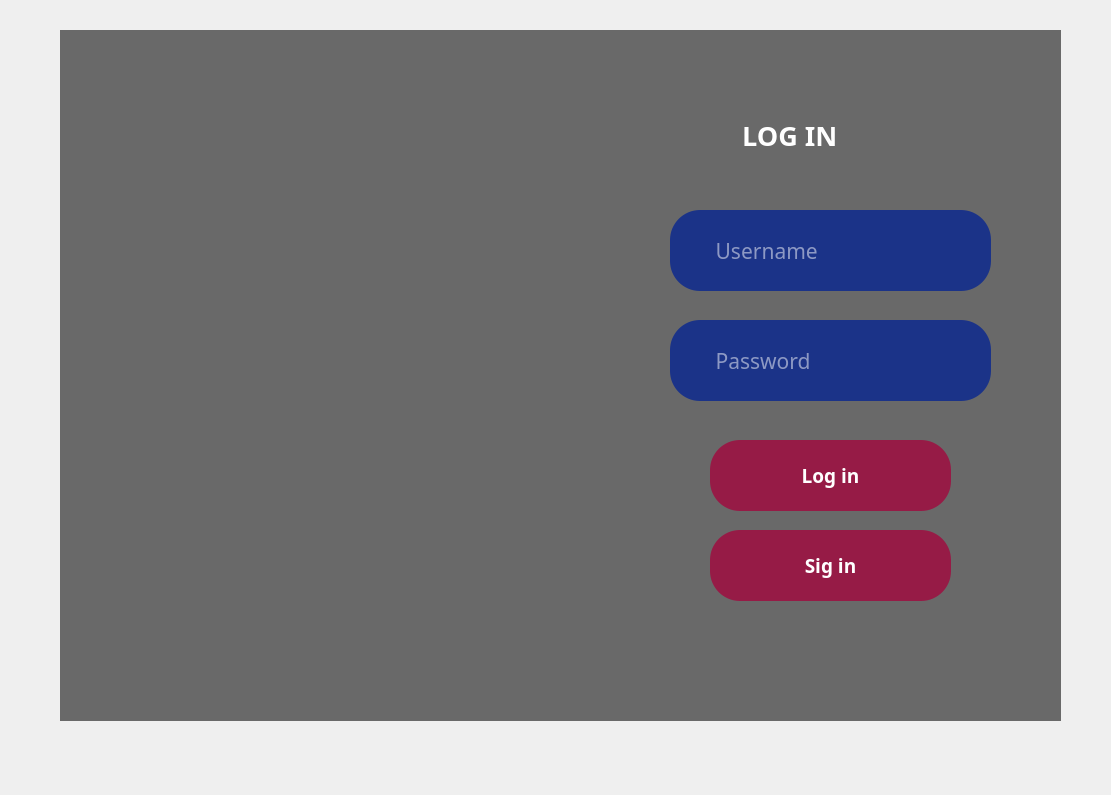
<?xml version="1.0" encoding="UTF-8"?>
<ui version="4.0">
 <class>anaekranform</class>
 <widget class="QWidget" name="anaekranform">
  <property name="geometry">
   <rect>
    <x>0</x>
    <y>0</y>
    <width>1111</width>
    <height>795</height>
   </rect>
  </property>
  <property name="windowTitle">
   <string>Form</string>
  </property>
  <property name="styleSheet">
   <string notr="true"/>
  </property>
  <widget class="QWidget" name="widget" native="true">
   <property name="enabled">
    <bool>true</bool>
   </property>
   <property name="geometry">
    <rect>
     <x>60</x>
     <y>30</y>
     <width>1001</width>
     <height>691</height>
    </rect>
   </property>
   <property name="styleSheet">
    <string notr="true">background-color: rgb(105,105,105);
</string>
   </property>
   <widget class="QLabel" name="picture">
    <property name="geometry">
     <rect>
      <x>0</x>
      <y>0</y>
      <width>541</width>
      <height>691</height>
     </rect>
    </property>
    <property name="styleSheet">
     <string notr="true">border-image: url(:/images/zyro-image.png);
</string>
    </property>
    <property name="text">
     <string/>
    </property>
   </widget>
   <widget class="QLabel" name="lgnyazi">
    <property name="geometry">
     <rect>
      <x>640</x>
      <y>50</y>
      <width>221</width>
      <height>111</height>
     </rect>
    </property>
    <property name="font">
     <font>
      <family>Segoe Print</family>
      <pointsize>20</pointsize>
      <weight>75</weight>
      <bold>true</bold>
     </font>
    </property>
    <property name="styleSheet">
     <string notr="true">color: rgb(255, 255, 255);</string>
    </property>
    <property name="text">
     <string>      LOG IN</string>
    </property>
   </widget>
   <widget class="QLineEdit" name="usernamelineEdit">
    <property name="geometry">
     <rect>
      <x>610</x>
      <y>180</y>
      <width>321</width>
      <height>81</height>
     </rect>
    </property>
    <property name="font">
     <font>
      <family>Segoe Print</family>
      <pointsize>16</pointsize>
     </font>
    </property>
    <property name="toolTip">
     <string>&lt;html&gt;&lt;head/&gt;&lt;body&gt;&lt;p&gt;sgsgsg&lt;br/&gt;&lt;/p&gt;&lt;/body&gt;&lt;/html&gt;</string>
    </property>
    <property name="styleSheet">
     <string notr="true">background:rgb(70, 15, 87);
background-color: rgb(27, 51, 136);
border:none;
border-radius:30px;
color:white;
</string>
    </property>
    <property name="text">
     <string/>
    </property>
    <property name="placeholderText">
     <string>        Username</string>
    </property>
   </widget>
   <widget class="QLineEdit" name="passwordlineEdit">
    <property name="geometry">
     <rect>
      <x>610</x>
      <y>290</y>
      <width>321</width>
      <height>81</height>
     </rect>
    </property>
    <property name="font">
     <font>
      <family>Segoe Print</family>
      <pointsize>16</pointsize>
     </font>
    </property>
    <property name="styleSheet">
     <string notr="true">background:rgb(70, 15, 87);
background-color: rgb(27, 51, 136);
border:none;
border-radius:30px;
color:white;
</string>
    </property>
    <property name="text">
     <string/>
    </property>
    <property name="placeholderText">
     <string>        Password</string>
    </property>
   </widget>
   <widget class="QPushButton" name="loginbutton">
    <property name="geometry">
     <rect>
      <x>650</x>
      <y>410</y>
      <width>241</width>
      <height>71</height>
     </rect>
    </property>
    <property name="font">
     <font>
      <family>Segoe Print</family>
      <pointsize>14</pointsize>
      <weight>75</weight>
      <bold>true</bold>
     </font>
    </property>
    <property name="styleSheet">
     <string notr="true">background:rgb(150, 27, 70);
border:none;
border-radius:30px;
color:white;</string>
    </property>
    <property name="text">
     <string>Log in</string>
    </property>
   </widget>
   <widget class="QPushButton" name="siginbutton">
    <property name="geometry">
     <rect>
      <x>650</x>
      <y>500</y>
      <width>241</width>
      <height>71</height>
     </rect>
    </property>
    <property name="font">
     <font>
      <family>Segoe Print</family>
      <pointsize>14</pointsize>
      <weight>75</weight>
      <bold>true</bold>
     </font>
    </property>
    <property name="styleSheet">
     <string notr="true">background:rgb(150, 27, 70);
border:none;
border-radius:30px;
color:white;</string>
    </property>
    <property name="text">
     <string>Sig in</string>
    </property>
   </widget>
  </widget>
 </widget>
 <resources>
  <include location="res.qrc"/>
 </resources>
 <connections/>
</ui>
